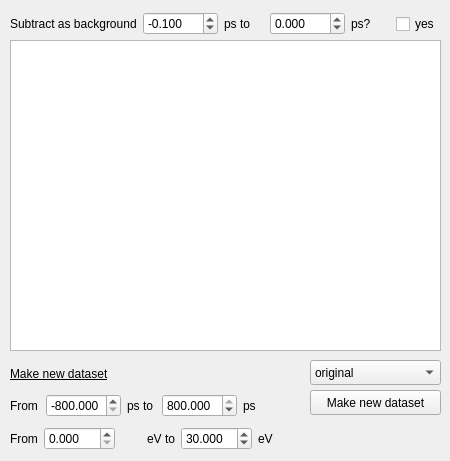
      <widget class="QWidget" name="tab_11">
       <attribute name="title">
        <string>TRPES</string>
       </attribute>
       <widget class="GraphicsLayoutWidget" name="viewer_global_orig_TRPES_bidir">
        <property name="geometry">
         <rect>
          <x>10</x>
          <y>40</y>
          <width>431</width>
          <height>311</height>
         </rect>
        </property>
        <property name="toolTip">
         <string>Scroll pour zoom, 
click on 'A' in the lower-left corner to get back
 Dragging the lines of the colobar on the right changes the z-scale
Right Mouse-click for more options (e.g. log-scale of the time-axis)</string>
        </property>
       </widget>
       <widget class="QWidget" name="layoutWidget_29">
        <property name="geometry">
         <rect>
          <x>10</x>
          <y>10</y>
          <width>430</width>
          <height>28</height>
         </rect>
        </property>
        <layout class="QHBoxLayout" name="horizontalLayout_104">
         <item>
          <widget class="QLabel" name="label_67">
           <property name="text">
            <string>Subtract as background</string>
           </property>
          </widget>
         </item>
         <item>
          <widget class="QDoubleSpinBox" name="doubleSpinBox_global_bg_subtract_from_bidir">
           <property name="decimals">
            <number>3</number>
           </property>
           <property name="minimum">
            <double>-500.000000000000000</double>
           </property>
           <property name="maximum">
            <double>500.000000000000000</double>
           </property>
           <property name="value">
            <double>-0.100000000000000</double>
           </property>
          </widget>
         </item>
         <item>
          <widget class="QLabel" name="label_90">
           <property name="text">
            <string>ps to</string>
           </property>
          </widget>
         </item>
         <item>
          <widget class="QDoubleSpinBox" name="doubleSpinBox_global_bg_subtract_to_bidir">
           <property name="decimals">
            <number>3</number>
           </property>
           <property name="minimum">
            <double>-500.000000000000000</double>
           </property>
           <property name="maximum">
            <double>500.000000000000000</double>
           </property>
           <property name="value">
            <double>0.000000000000000</double>
           </property>
          </widget>
         </item>
         <item>
          <widget class="QLabel" name="label_91">
           <property name="text">
            <string>ps?</string>
           </property>
          </widget>
         </item>
         <item>
          <widget class="QCheckBox" name="checkBox_global_subtract_background_bidir">
           <property name="text">
            <string>yes</string>
           </property>
          </widget>
         </item>
        </layout>
       </widget>
       <widget class="QComboBox" name="comboBox_global_bidir_TRPES_which">
        <property name="geometry">
         <rect>
          <x>310</x>
          <y>360</y>
          <width>131</width>
          <height>25</height>
         </rect>
        </property>
        <item>
         <property name="text">
          <string>original</string>
         </property>
        </item>
       </widget>
       <widget class="QPushButton" name="pushButton_global_bidir_make_new_dataset">
        <property name="geometry">
         <rect>
          <x>310</x>
          <y>390</y>
          <width>131</width>
          <height>25</height>
         </rect>
        </property>
        <property name="text">
         <string>Make new dataset</string>
        </property>
       </widget>
       <widget class="QWidget" name="layoutWidget">
        <property name="geometry">
         <rect>
          <x>10</x>
          <y>360</y>
          <width>263</width>
          <height>92</height>
         </rect>
        </property>
        <layout class="QVBoxLayout" name="verticalLayout_21">
         <item>
          <layout class="QHBoxLayout" name="horizontalLayout_107">
           <item>
            <widget class="QLabel" name="label_92">
             <property name="font">
              <font>
               <underline>true</underline>
              </font>
             </property>
             <property name="text">
              <string>Make new dataset</string>
             </property>
            </widget>
           </item>
           <item>
            <spacer name="horizontalSpacer_29">
             <property name="orientation">
              <enum>Qt::Horizontal</enum>
             </property>
             <property name="sizeHint" stdset="0">
              <size>
               <width>40</width>
               <height>20</height>
              </size>
             </property>
            </spacer>
           </item>
          </layout>
         </item>
         <item>
          <layout class="QHBoxLayout" name="horizontalLayout_105">
           <item>
            <widget class="QLabel" name="label_93">
             <property name="text">
              <string>From</string>
             </property>
            </widget>
           </item>
           <item>
            <widget class="QDoubleSpinBox" name="doubleSpinBox_global_bidir_dataset_time_min">
             <property name="decimals">
              <number>3</number>
             </property>
             <property name="minimum">
              <double>-800.000000000000000</double>
             </property>
             <property name="maximum">
              <double>800.000000000000000</double>
             </property>
             <property name="value">
              <double>-800.000000000000000</double>
             </property>
            </widget>
           </item>
           <item>
            <widget class="QLabel" name="label_94">
             <property name="text">
              <string>ps to</string>
             </property>
            </widget>
           </item>
           <item>
            <widget class="QDoubleSpinBox" name="doubleSpinBox_global_bidir_dataset_time_max">
             <property name="decimals">
              <number>3</number>
             </property>
             <property name="minimum">
              <double>-800.000000000000000</double>
             </property>
             <property name="maximum">
              <double>800.000000000000000</double>
             </property>
             <property name="value">
              <double>800.000000000000000</double>
             </property>
            </widget>
           </item>
           <item>
            <widget class="QLabel" name="label_95">
             <property name="text">
              <string>ps</string>
             </property>
            </widget>
           </item>
          </layout>
         </item>
         <item>
          <layout class="QHBoxLayout" name="horizontalLayout_106">
           <item>
            <widget class="QLabel" name="label_96">
             <property name="text">
              <string>From</string>
             </property>
            </widget>
           </item>
           <item>
            <widget class="QDoubleSpinBox" name="doubleSpinBox_global_bidir_dataset_eV_min">
             <property name="decimals">
              <number>3</number>
             </property>
             <property name="minimum">
              <double>0.000000000000000</double>
             </property>
             <property name="maximum">
              <double>500.000000000000000</double>
             </property>
             <property name="value">
              <double>0.000000000000000</double>
             </property>
            </widget>
           </item>
           <item>
            <spacer name="horizontalSpacer_30">
             <property name="orientation">
              <enum>Qt::Horizontal</enum>
             </property>
             <property name="sizeHint" stdset="0">
              <size>
               <width>40</width>
               <height>20</height>
              </size>
             </property>
            </spacer>
           </item>
           <item>
            <widget class="QLabel" name="label_97">
             <property name="text">
              <string>eV to</string>
             </property>
            </widget>
           </item>
           <item>
            <widget class="QDoubleSpinBox" name="doubleSpinBox_global_bidir_dataset_eV_max">
             <property name="decimals">
              <number>3</number>
             </property>
             <property name="minimum">
              <double>0.000000000000000</double>
             </property>
             <property name="maximum">
              <double>500.000000000000000</double>
             </property>
             <property name="value">
              <double>30.000000000000000</double>
             </property>
            </widget>
           </item>
           <item>
            <widget class="QLabel" name="label_98">
             <property name="text">
              <string>eV</string>
             </property>
            </widget>
           </item>
          </layout>
         </item>
        </layout>
       </widget>
      </widget>
